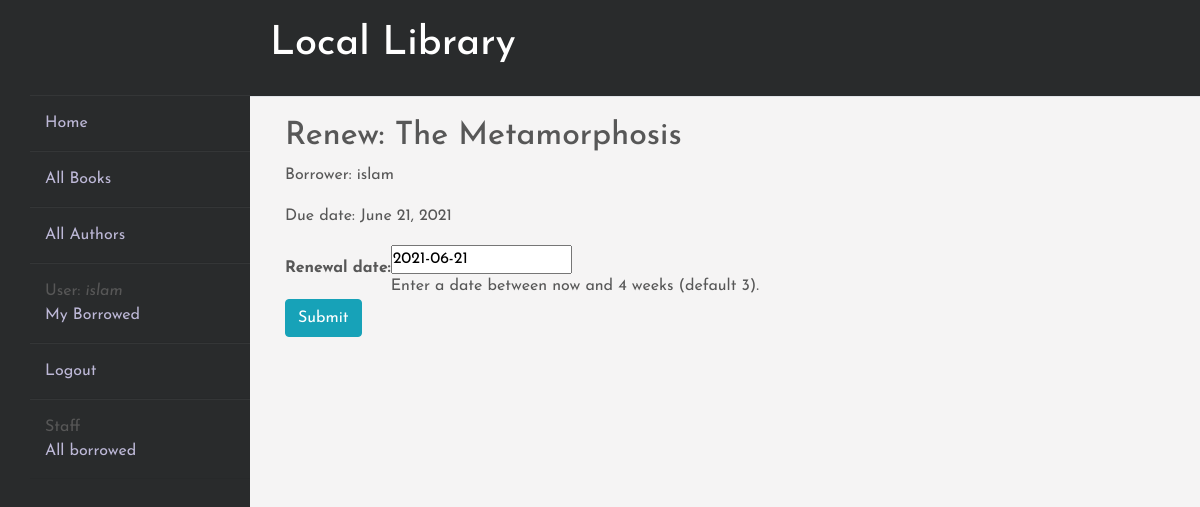
Screenshot of /catalog/book/e5901826-f6a9-4b8c-82ba-ce71a8b6cf4c/renew/ (signed in) with the database file from the repository.
### catalog/models.py (models this page shows, shortened)
class BookInstance(models.Model):
    id = models.UUIDField(primary_key=True, default=uuid.uuid4,
                          help_text="Unique ID for this particular book across whole library")
    book = models.ForeignKey('Book', on_delete=models.RESTRICT, null=True)
    imprint = models.CharField(max_length=200)
    due_back = models.DateField(null=True, blank=True)
    borrower = models.ForeignKey(
        User, on_delete=models.SET_NULL, null=True, blank=True)
    @property
    def is_overdue(self):
        if self.due_back and date.today() > self.due_back:
            return True
        return False
    LOAN_STATUS = (
        ('d', 'Maintenance'),
        ('o', 'On loan'),
        ('a', 'Available'),
        ('r', 'Reserved'),
    )
    status = models.CharField(
        max_length=1,
        choices=LOAN_STATUS,
        blank=True,
        default='d',
        help_text='Book availability')
    class Meta:
        ordering = ['due_back']
        permissions = (("can_mark_returned", "Set book as returned"),)

class Book(models.Model):
    image = models.ImageField(Cover_Photo, default='media/default_book.png')
    title = models.CharField(max_length=200)
    author = models.ForeignKey('Author', on_delete=models.SET_NULL, null=True)
    summary = models.TextField(
        max_length=1000, help_text="Enter a brief description of the book")
    isbn = models.CharField('ISBN', max_length=13,
                            unique=True,
                            help_text='13 Character <a href="https://www.isbn-international.org/content/what-isbn'
                                      '">ISBN number</a>')
    genre = models.ManyToManyField(
        Genre, help_text="Select a genre for this book")
    language = models.CharField(max_length=200, null=True, blank=True)
    class Meta:
        ordering = ['title', 'author']
    def display_genre(self):
        """Creates a string for the Genre. This is required to display genre in Admin."""
        return ', '.join([genre.name for genre in self.genre.all()[:3]])
    display_genre.short_description = 'Genre'

### catalog/views.py (the view)
# urls.py: path('book/<uuid:pk>/renew/', views.renew_book_librarian,
@login_required
@permission_required('catalog.can_mark_returned', raise_exception=True)
def renew_book_librarian(request, pk):
    book_instance = get_object_or_404(BookInstance, pk=pk)
    if request.method == 'POST':
        form = RenewBookForm(request.POST)
        if form.is_valid():
            book_instance.due_back = form.cleaned_data['renewal_date']
            book_instance.save()
            return HttpResponseRedirect(reverse('all-borrowed'))
    else:
        proposed_renewal_date = datetime.date.today() + datetime.timedelta(weeks=3)
        form = RenewBookForm(initial={'renewal_date': proposed_renewal_date})
    context = {
        'form': form,
        'book_instance': book_instance,
    }
    return render(request, 'catalog/book_renew_librarian.html', context)

### catalog/forms.py (shortened to what this page needs)
class RenewBookForm(forms.Form):
    renewal_date = forms.DateField(
        help_text="Enter a date between now and 4 weeks (default 3).")

### catalog/templates/catalog/book_renew_librarian.html (shortened to what this page needs)
{% extends "base_generic.html" %}
{% block content %}
    <h2>Renew: {{book_instance.book.title}}</h2>
    <p>Borrower: {{book_instance.borrower}}</p>
    <p{% if book_instance.is_overdue %} class="badge badge-danger"{% endif %}>Due date: {{book_instance.due_back}}</p>
    <form action="" method="post" class="form-group">
        <table>
        {{ form.as_table }}
        </table>
        <input type="submit" value="Submit" class="btn btn-info"/>
    </form>
{% endblock %}

### catalog/templates/base_generic.html (shortened to what this page needs)
<!DOCTYPE html>
<html lang="en">
<head>
    <link rel="stylesheet" href="https://cdn.jsdelivr.net/npm/bootstrap@4.5.3/dist/css/bootstrap.min.css"
>
    {% load static %}
    <link rel="stylesheet" href="{% static 'css/styles.css' %}">
</head>
<body>
    <div class="wrapper">
        <div class="sidebar">
            <ul style="margin-top:65px;">
                <li><a href="{% url 'index' %}">Home</a></li>
                <li><a href="{% url 'books' %}">All Books</a></li>
                <li><a href="{% url 'authors' %}">All Authors</a></li>
                {% if user.is_authenticated %}
                <li><span style="color:#575757">User: <em> {{ user.get_username }} </em> </span>
                    <a href="{% url 'my-borrowed' %}">My Borrowed</a>
                </li>
                <li><a href="{% url 'logout'%}?next={{request.path}}">Logout</a></li>
                {% else %}
                <li><a href="{% url 'login'%}?next={{request.path}}">Login</a></li>
                {% endif %}
                {% if user.is_staff %}
                <ul class="sidebar-nav">
                    <li><span style="color:#575757">Staff</span>
                        {% if perms.catalog.can_mark_returned %}
                        <a href="{% url 'all-borrowed' %}">All borrowed</a>
                    </li>
                    {% endif %}
                </ul>
                {% endif %}
            </ul>
        </div>
        <div class="main_content">
            <div class="header"><a href="{% url 'index' %}" style="color: white;">
                    <h1 style="color: white;">Local Library</h1>
                </a></div>
            <div class="info">
                <div class="col-sm-10 ">
                    {% block content %}{% endblock %}
                </div>
            </div>
        </div>
    </div>
</body>
</html>

### catalog/static/css/styles.css (style rules this page uses)
* { margin: 0; padding: 0; box-sizing: border-box; list-style: none; text-decoration: none; font-family: 'Josefin Sans', sans-serif }
body { background-color: #f5f4f4 }
.wrapper { display: flex; position: relative }
.wrapper .sidebar { width: 250px; height: 100%; background: #292b2c; padding: 30px 0px; position: fixed }
.wrapper .sidebar ul li { padding: 15px; border-bottom: 1px solid #b7b3c7; border-bottom: 1px solid rgba(0, 0, 0, 0.05); border-top: 1px solid rgba(255, 255, 255, 0.05); margin-left: 30px; }
.wrapper .sidebar ul li a { color: #bdb8d7; display: block }
.wrapper .main_content { width: 100%; margin-left: 250px }
.wrapper .main_content .header { padding: 20px; background: #292b2c; color: #fff; border-bottom: 1px solid #e0e4e8 }
.wrapper .main_content .info { margin: 20px; color: #575757; line-height: 25px }
.wrapper .main_content .info div { margin-bottom: 20px }

### rows the page displays
BookInstance: book "The Metamorphosis", borrower "islam", due_back "June 21, 2021"

### other values shown
{{ user.get_username }} "islam"
